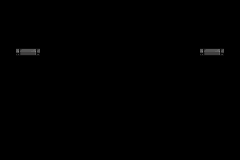

The image is a tile-based game level rendered from a .tmx file. Its description and source (layers, tilesets, objects; grid data summarised) follow:
An orthogonal 30x20 tile map with 8x8 px tiles, 1 tile layer (Above), 7 hidden layers not drawn, 2 tilesets.

<map version="1.10" tiledversion="1.11.0" orientation="orthogonal" renderorder="right-down" width="30" height="20" tilewidth="8" tileheight="8" infinite="0" nextlayerid="9" nextobjectid="1">
 <tileset firstgid="1" source="Tileset.tsx" />
 <tileset firstgid="323" source="Props.tsx" />
 <layer id="3" name="Floor" width="30" height="20" visible="0">
  <data>[600 cells, 600 non-empty, 5 distinct tile ids]</data>
 </layer>
 <layer id="4" name="Props" width="30" height="20" visible="0">
  <data>[600 cells, 7 non-empty, 7 distinct tile ids]</data>
 </layer>
 <layer id="1" name="Walls" width="30" height="20" visible="0">
  <data>[600 cells, 260 non-empty, 47 distinct tile ids]</data>
 </layer>
 <layer id="8" name="CAbove" width="30" height="20" visible="0">
  <data>[600 cells, 0 non-empty, 0 distinct tile ids]</data>
 </layer>
 <layer id="2" name="Above" width="30" height="20">
  <data>[600 cells, 6 non-empty, 3 distinct tile ids]</data>
 </layer>
 <layer id="5" name="AboveProps" width="30" height="20" visible="0">
  <data>[600 cells, 14 non-empty, 10 distinct tile ids]</data>
 </layer>
 <layer id="6" name="CProps" width="30" height="20" visible="0">
  <data>[600 cells, 15 non-empty, 12 distinct tile ids]</data>
 </layer>
 <layer id="7" name="Cprops2" width="30" height="20" visible="0">
  <data>[600 cells, 8 non-empty, 4 distinct tile ids]</data>
 </layer>
</map>
